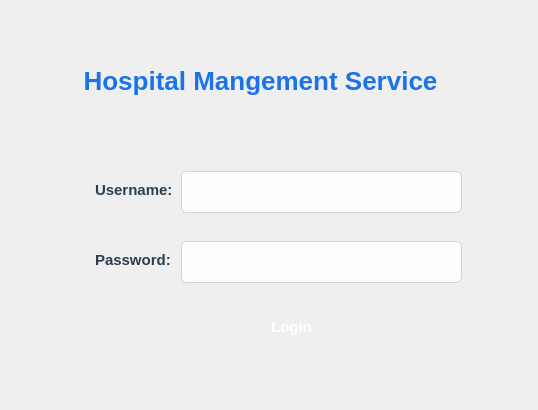
<?xml version="1.0" encoding="UTF-8"?>
<ui version="4.0">
 <class>Dialog</class>
 <widget class="QDialog" name="Dialog">
  <property name="geometry">
   <rect>
    <x>0</x>
    <y>0</y>
    <width>538</width>
    <height>410</height>
   </rect>
  </property>
  <property name="windowTitle">
   <string>LOGIN</string>
  </property>
  <layout class="QVBoxLayout" name="verticalLayout">
   <item>
    <widget class="QWidget" name="widget" native="true">
     <property name="styleSheet">
      <string notr="true">/* === Background for the main dialog (modern hospital style) === */
QDialog {
    background-color: qlineargradient(
        spread:pad, x1:0, y1:0, x2:0, y2:1,
        stop:0 #dff1ff,   /* light hospital blue */
        stop:1 #ffffff    /* clean white */
    );
    border: 1px solid #c7d9eb;
    border-radius: 12px;
    padding: 15px;
}

/* === Header label === */
QLabel#labelheader {
    font-family: 'Segoe UI', Arial, sans-serif;
    font-size: 26px;
    font-weight: 600;
    color: #1a73e8; /* hospital blue */
    background-color: transparent;
    qproperty-alignment: 'AlignCenter';
}

/* === Username and Password labels === */
QLabel#labeluser,
QLabel#labelpass {
    font-family: 'Segoe UI', Arial, sans-serif;
    font-size: 15px;
    color: #2c3e50; /* dark grey for contrast */
    margin-bottom: 4px;
}

/* === Username and Password inputs === */
QLineEdit#txtUsername,
QLineEdit#txtPassword {
    background-color: #fefefe;
    border: 1px solid #cbd6e2;
    border-radius: 6px;
    padding: 6px 10px;
    font-size: 15px;
    min-height: 28px;
    color: #2c3e50;
}

QLineEdit#txtUsername:focus,
QLineEdit#txtPassword:focus {
    border: 1px solid #1a73e8;
    background-color: #ffffff;
    outline: none;
}

/* === Login button (modern gradient button) === */
QPushButton#btnLogin {
    background-color: qlineargradient(
        spread:pad, x1:0, y1:0, x2:0, y2:1,
        stop:0 #4facfe,    /* modern light blue top */
        stop:1 #00f2fe     /* clean cyan bottom */
    );
    color: #ffffff;
    border-radius: 6px;
    padding: 8px 20px;
    font-size: 15px;
    font-weight: 600;
    border: none;
    transition: background-color 0.3s ease;
}

QPushButton#btnLogin:hover {
    background-color: qlineargradient(
        spread:pad, x1:0, y1:0, x2:0, y2:1,
        stop:0 #00c6fb,
        stop:1 #005bea
    );
}

QPushButton#btnLogin:pressed {
    background-color: #004e92;
}
</string>
     </property>
     <widget class="QLabel" name="labeluser">
      <property name="geometry">
       <rect>
        <x>80</x>
        <y>160</y>
        <width>91</width>
        <height>41</height>
       </rect>
      </property>
      <property name="font">
       <font>
        <family>Segoe UI</family>
        <pointsize>-1</pointsize>
        <weight>75</weight>
        <bold>true</bold>
       </font>
      </property>
      <property name="text">
       <string>Username:</string>
      </property>
     </widget>
     <widget class="QLabel" name="labelpass">
      <property name="geometry">
       <rect>
        <x>80</x>
        <y>230</y>
        <width>81</width>
        <height>41</height>
       </rect>
      </property>
      <property name="font">
       <font>
        <family>Segoe UI</family>
        <pointsize>-1</pointsize>
        <weight>75</weight>
        <bold>true</bold>
       </font>
      </property>
      <property name="text">
       <string>Password:</string>
      </property>
     </widget>
     <widget class="QPushButton" name="btnLogin">
      <property name="geometry">
       <rect>
        <x>220</x>
        <y>290</y>
        <width>121</width>
        <height>51</height>
       </rect>
      </property>
      <property name="text">
       <string>Login</string>
      </property>
     </widget>
     <widget class="QLabel" name="labelheader">
      <property name="geometry">
       <rect>
        <x>9</x>
        <y>9</y>
        <width>481</width>
        <height>121</height>
       </rect>
      </property>
      <property name="text">
       <string>Hospital Mangement Service</string>
      </property>
      <property name="alignment">
       <set>Qt::AlignCenter</set>
      </property>
     </widget>
     <widget class="QLineEdit" name="txtUsername">
      <property name="geometry">
       <rect>
        <x>170</x>
        <y>160</y>
        <width>281</width>
        <height>42</height>
       </rect>
      </property>
     </widget>
     <widget class="QLineEdit" name="txtPassword">
      <property name="geometry">
       <rect>
        <x>170</x>
        <y>230</y>
        <width>281</width>
        <height>42</height>
       </rect>
      </property>
     </widget>
    </widget>
   </item>
  </layout>
 </widget>
 <resources/>
 <connections/>
</ui>
